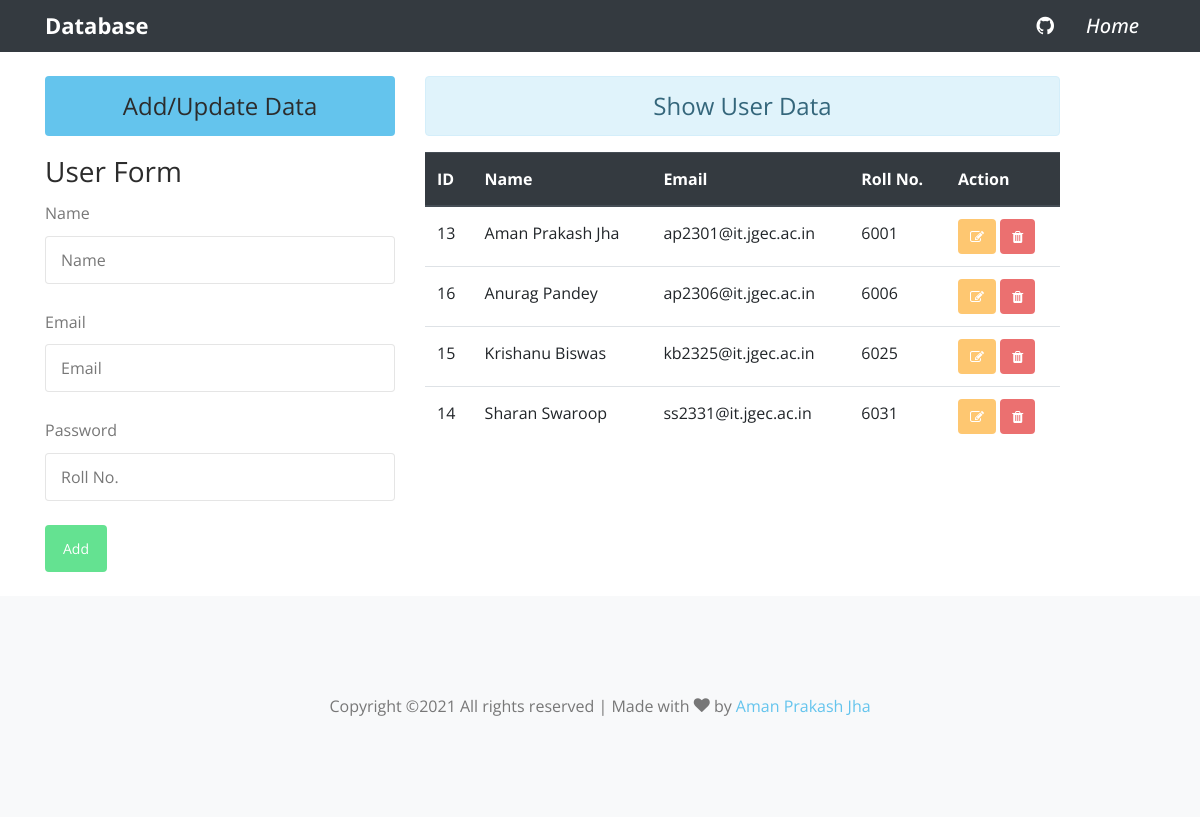
The page / on the database its author committed.
### enroll/models.py (models this page shows, shortened)
class User(models.Model):
    name = models.CharField(max_length=100)
    email = models.EmailField(max_length=100)
    roll = models.IntegerField(default=0)
    class Meta:
        ordering = ['roll']

### enroll/views.py (the view)
# urls.py: path('',views.index,name="index"),
def index(request):
    context = {}
    form = UserForm()
    obj = User.objects.all()
    return render(request,'enroll/index.html',{'form':form,'obj':obj})

### enroll/forms.py
class UserForm(forms.ModelForm):
    class Meta:
        model = User
        fields = "__all__"

### enroll/templates/enroll/index.html (shortened to what this page needs)
{% extends 'main.html' %}
{% block content %}
<div class="container pt-4 flex-gap">
    <div class="row">
        <div class="col-md-4">
            <h4 class="text-center alert bg-primary">Add/Update Data</h4>
                <h3>User Form</h3>
                <form action="" method="POST">
                    <div class="form-group">
                        <label for="name">Name</label>
                        <input type="text" class="form-control" id="name" name="name" placeholder="Name">
                    </div>
                    <div class="form-group">
                        <label for="email">Email</label>
                        <input type="text" class="form-control" id="email" name="email" placeholder="Email">
                    </div>
                    <div class="form-group">
                        <label for="password">Password</label>
                        <input type="number" class="form-control" id="roll" name="roll" placeholder="Roll No.">
                    </div>
                    <div class="form-group">
                        <button class="btn btn-success" type="submit" id="add">Add</button>
                    </div>
                </form>
        </div>
        <div class="col-md-7">
            <h4 class="text-center alert alert-primary">Show User Data</h4>
            <table class="table table-hover table-responsive-sm table-responsive-md">
               <thead class="thead-dark">
                   <tr>
                       <th scope="col">ID</th>
                       <th scope="col">Name</th>
                       <th scope="col">Email</th>
                       <th scope="col">Roll No.</th>
                       <th scope="col">Action</th>
                   </tr>
               </thead>
               <tbody id="tbody">
                   {% for ob in obj %}
                   <tr>
                       <td>{{ob.pk}}</td>
                       <td>{{ob.name}}</td>
                       <td>{{ob.email}}</td>
                       <td>{{ob.roll}}</td>
                       <td>
                           <button type="submit" data-sid="{{ob.id}}" class="btn btn-warning btn-sm btn-edit" id="edit"><i class="fa fa-pencil-square-o" aria-hidden="true"></i></button>
                           <button type="submit" data-sid="{{ob.id}}" class="btn btn-danger btn-sm btn-del" id="delete"><i class="fa fa-trash" aria-hidden="true"></i></button>
                        </td>
                   </tr>
                   {% endfor %}
               </tbody>
            </table>
        </div>
    </div>
</div>
{% endblock %}

### templates/main.html (shortened to what this page needs)
<!DOCTYPE html>
<html lang="en">
    <head>
        {% load static %}
        <link rel="stylesheet" href="https://maxcdn.bootstrapcdn.com/font-awesome/4.4.0/css/font-awesome.min.css">
        <link rel="stylesheet" href="{% static 'css/open-iconic-bootstrap.min.css' %}">
        <link rel="stylesheet" href="{% static 'css/animate.css' %}">
        <link rel="stylesheet" href="{% static 'css/owl.carousel.min.css' %}">
        <link rel="stylesheet" href="{% static 'css/owl.theme.default.min.css' %}">
        <link rel="stylesheet" href="{% static 'css/magnific-popup.css' %}">
        <link rel="stylesheet" href="{% static 'css/aos.css' %}">
        <link rel="stylesheet" href="{% static 'css/ionicons.min.css' %}">
        <link rel="stylesheet" href="{% static 'css/bootstrap-datetimepicker.min.css' %}">
        <link rel="stylesheet" href="{% static 'css/nouislider.css' %}">
        <link rel="stylesheet" href="{% static 'css/flaticon.css' %}">
        <link rel="stylesheet" href="{% static 'css/icomoon.css' %}">
        <link rel="stylesheet" href="{% static 'css/style.css' %}">
      </head>
      <body>
        <div class="main-section">
            <nav class="navbar navbar-expand-lg navbar-dark ftco_navbar bg-dark ftco-navbar-light" id="ftco-navbar">
                <div class="container">
                  <a class="navbar-brand" href="#">Database</a>
                  <div class="collapse navbar-collapse" id="ftco-nav">
                    <ul class="navbar-nav ml-auto">
                        <li class="nav-item"><a href="https://github.com/amanjha8100" target="_blank" class="nav-link icon d-flex align-items-center"><i class="ion-logo-github"></i><span class="d-lg-none ml-2">GitHub</span></a></li>
                        <li class="nav-item"><a href="{% url 'index' %}" class="nav-link icon d-flex align-items-center"><i>Home</i></a></li>
                    </ul>
                  </div>
                  </div>
              </nav>
              {% block content %}
              {% endblock %}
                <footer class="ftco-section ftco-section-2 bg-light">
                    <div class="col-md-12 text-center">
                        <p class="mb-0">
                        Copyright &copy; All rights reserved | Made with <i class="icon-heart" aria-hidden="true"></i> by <a href="#" target="_blank">Aman Prakash Jha</a>
                        </p>
                    </div>
                </footer>
        </div>
      </body>
</html>

### static/css/icomoon.css (style rules this page uses)
[class^="icon-"], [class*=" icon-"] { font-family: 'icomoon' !important; speak: none; font-style: normal; font-weight: normal; font-variant: normal; text-transform: none; line-height: 1; -webkit-font-smoothing: antialiased; -moz-osx-font-smoothing: grayscale; }
.icon-heart:before { content: "\f004"; }

### enroll/templates/enroll/index.html (style rules this page uses)
.flex-gap { gap:10px; }

### rows shown on the page
User: pk "13", name "Aman Prakash Jha", email "ap2301@it.jgec.ac.in", roll "6001"
User: pk "16", name "Anurag Pandey", email "ap2306@it.jgec.ac.in", roll "6006"
User: pk "15", name "Krishanu Biswas", email "kb2325@it.jgec.ac.in", roll "6025"
User: pk "14", name "Sharan Swaroop", email "ss2331@it.jgec.ac.in", roll "6031"
